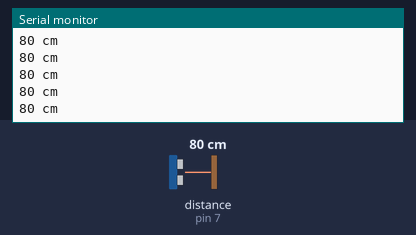
Bench run of a sketch on a simulated Arduino Uno, built with avr-gcc and run on an emulated ATmega328P. Shown: the last lines printed to the serial monitor. Wiring (inferred from the names in the program): ultrasonic range finder: trigger pin 6; echo pin 7. The test bench sets the inputs (shaded band); at power-on: distance to the obstacle (sensor on pin 7) 80 cm. The echo pulse lasts 58.3 µs per cm.

Above: at 1.2 s.
1.3 s: distance to the obstacle (sensor on pin 7) set to 299 cm
At 1.39 s:
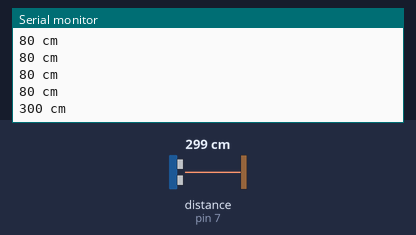
4.3 s: distance to the obstacle (sensor on pin 7) set to 2 cm
At 4.36 s:
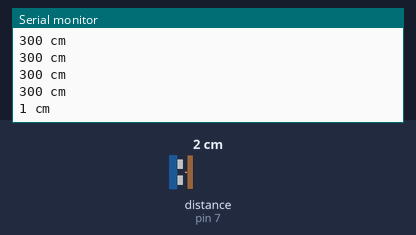
5.8 s: distance to the obstacle (sensor on pin 7) set to 120 cm
At 5.82 s:
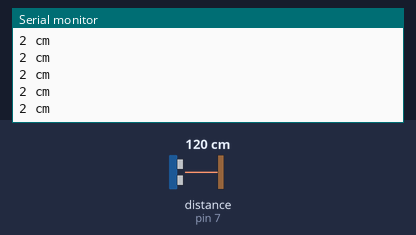
Timing chart, 0 to 8.8 s (numbered marks = the images above; inputs shaded):
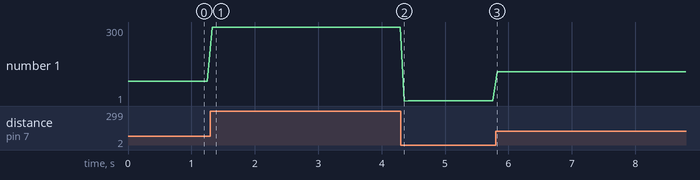

The sketch:

hc_sr04.ino
```cpp
/*
   HC-SR04 Ultrasonic Range Sensor Serial Outputter
   Matt Pawelski
   02/17/2014

   Adapated from PING))) Arduino example code for
   relatively inexpensive HC-SR04.

   PING))) Tutorial:
     http://www.arduino.cc/en/Tutorial/Ping
   HC-SR04 Datasheet:
     http://users.ece.utexas.edu/~valvano/Datasheets/HCSR04b.pdf

   HC-SR04 Specs:
     Working Voltage DC 5 V
     Working Current 15mA
     Working Frequency 40Hz
     Max Range 4m
     Min Range 2cm
     MeasuringAngle 15 degree
     Trigger Input Signal 10uS TTL pulse
     Echo Output Signal Input TTL lever signal and the range in proportion
     Dimension 45*20*15mm

   Arduino connections to circuit:
   	* VCC connection of the HC-SR04 attached to +5V
	* GND connection of the HC-SR04 attached to ground
	* TRIG connection of the HC-SR04 attached to pin 6
	* ECHO connection of the HC-SR04 attached to pin 7

   Distance Formulas:
     uS / 58 = centimeter
     uS / 148 = inch
     range = high level time * velocity (340M/S) / 2;

     *MFR. suggests 60ms measurement cycle minimum to avoid mixing signals.

    ToDo/Notes:
      - (OOP)Modularize and abstract from procedural approach. Or, leave like this for efficiency
        since this is hardware?
      - (Cruft)Add debug mode.  Not likely to happen here.
*/

/* Preprocessing */

/* Adjust these to suit your needs.
*/
#define DISTANCE_UNIT "centimeters"  // inches | centimeters
#define PRINT_DEBUG false     // true | false

/* Declarations */

/* Trigger, echo pulse pins */
const int trigPin = 6;
const int echoPin = 7;

/* Functions */
long uSToIn(long uS);
long uSToCm(long uS);

/* Procedures */

void setup() {
  /* initialize serial communication */
  Serial.begin(9600);
  /* set our echo and trig pin modes here to save processing time */
  pinMode(echoPin, INPUT);
  pinMode(trigPin, OUTPUT);
}

void loop()
{
  /* main Main MAIN */

  /* duration (in uS( microseconds )) */
  long uS, distance;

  /* Fire the trigger pulse (10uS) */
  digitalWrite(trigPin, HIGH);
  delayMicroseconds(10);
  digitalWrite(trigPin, LOW);

  /* capture the response pulse from the echo pin */
  uS = pulseIn(echoPin, HIGH);

  /* convert the time into a distance */
  distance = convDistance(uS);

  /* print to console */
  printValues(distance);

  /* Datasheet recommends 60ms test intervals */
  delay(60);
}

long convDistance(long uS) {
  /* convert the duration (350m/s -> defined unit) */
  if ( DISTANCE_UNIT == "inches" ) {
    return uSToIn(uS);
  }
  else {
    return uSToCm(uS);
  }
}

void printValues(long distance) {
  /* print out values to console */
  Serial.print(distance);
  if ( DISTANCE_UNIT == "inches" ) {
    Serial.print(" in");
  }
  else {
    Serial.print(" cm");
  }
  Serial.println();
}

long uSToIn(long uS) {
  /*
     convert the response pulse duration from uS
     to In, using the formulas provided by device
     datasheet
  */
  return uS / 148 ;
}

long uSToCm(long uS) {
  /*
     convert the response pulse duration from uS
     to Cm, using the formulas provided by device
     datasheet
  */
  return uS / 58 ;
}
```

Measured:
- after the input at 1.3 s, the serial monitor: prints a new line at once (image 1)
- after the input at 4.3 s, the serial monitor: prints a new line after 0.06 s (image 2)
- plotted number 1: 80 → 300 after the input at 1.3 s, 300 → 2 after the input at 4.3 s, 2 → 120 after the input at 5.8 s
